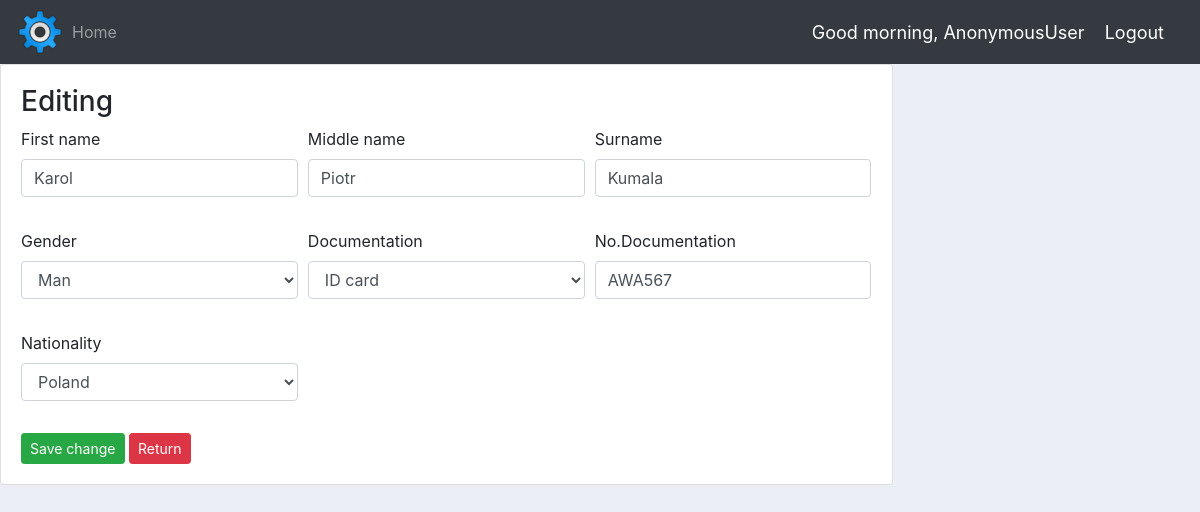
Screenshot of /emp_show/22/edit_general_inf with the database file from the repository.
### payroll_app/models.py (models this page shows, shortened)
class Employee_Variable_Unconstant(models.Model):
	gender = [
		('Woman', 'Woman'),
		('Man', 'Man'),
	]
	doc = [
		('Passport', 'Passport'),
		('ID card', 'ID card'),
		('Other', 'Other'),
		('Driving license', 'Driving license'),
	]
	country=list()
	countries= Countries.objects.all()
	for i in countries:
		country.append(i.en)
	countries_zip=zip(country,country)
	id_employee = models.OneToOneField(Employee_Variable_Constant,
									   on_delete=models.CASCADE, primary_key=True
									)
	name1 =  models.CharField(max_length=50)
	name2 =  models.CharField(max_length=50,null=True,blank=True)
	surname =  models.CharField(max_length=50)
	gender = models.CharField(max_length=200, choices=gender)
	doc = models.CharField(max_length=200, choices=doc)
	nr_doc = models.CharField(max_length=50)
	nationality = models.CharField(max_length=100, choices=countries_zip)
	date_of_entry = models.DateTimeField(auto_now=True)

### payroll_app/views.py (the view, shortened to what this page needs)
# urls.py: path('emp_show/<str:pk>/edit_general_inf', edit_general_inf, name="edit_general_inf"),
def edit_general_inf(request, pk):
	emp_var_uncon = Employee_Variable_Unconstant.objects.get(id_employee=pk)
	emp_var_uncon_arc = Employee_Variable_Unconstant.objects.get(id_employee=pk)
	emp_var_uncon_form = Employee_edit_form(instance=emp_var_uncon)
	context = {
		'emp_var_uncon_form': emp_var_uncon_form,
	}
	return render(request, 'edit_employee_uncon.html',context)

### payroll_app/forms.py
class Employee_edit_form(ModelForm):
	class Meta:
		model = Employee_Variable_Unconstant
		fields = ['name1','name2','surname','gender','doc','nr_doc','nationality']
		widgets = {
			'name1': forms.TextInput(attrs={'class': 'form-control'}),
			'name2': forms.TextInput(attrs={'class': 'form-control'}),
			'surname': forms.TextInput(attrs={'class': 'form-control'}),
			'gender': forms.Select(attrs={'class': 'form-control'}),
			'doc': forms.Select(attrs={'class': 'form-control'}),
			'nr_doc': forms.TextInput(attrs={'class': 'form-control'}),
			'nationality': forms.Select(attrs={'class': 'form-control'}),
		}

### template/edit_employee_uncon.html (shortened to what this page needs)
{% extends 'main.html' %}
{% load static %}
{% block content %}
<div class="row">
		<div class="col-md-9">
			<div class="card card-body">
				<h3>Editing</h3>
				<form action="" method="POST">
				  <div class="form-row">
				    <div class="form-group col-md-4">
				      <label for="inputEmail4">First name</label>
				      <div>
					      <div class="input-group mb-0">
					      	{{emp_var_uncon_form.name1}}
					      </div>
				      </div>
				    </div>
				    <div class="form-group col-md-4">
				      <label for="inputPassword4">Middle name</label>
				      <div class="input-group mb-3">
				      	{{emp_var_uncon_form.name2}}
				      </div>
				    </div>
				    <div class="form-group col-md-4">
				      <label for="inputEmail4">Surname</label>
				      <div class="input-group mb-3">
				      	{{emp_var_uncon_form.surname}}
				      </div>
				    </div>
				  </div>
				  <div class="form-row">
				    <div class="form-group col-md-4">
				      <label for="inputEmail4">Gender</label>
				      <div class="input-group mb-3">
				      	{{emp_var_uncon_form.gender}}
				      </div>
				    </div>
				    <div class="form-group col-md-4">
				      <label for="inputEmail4">Documentation</label>
				      <div class="input-group mb-3">
				      	{{emp_var_uncon_form.doc}}
				      </div>
				    </div>
				    <div class="form-group col-md-4">
				      <label for="inputEmail4">No.Documentation</label>
				      <div class="input-group mb-3">
				      	{{emp_var_uncon_form.nr_doc}}
				      </div>
				    </div>
				  </div>
				  <div class="form-row">
				    <div class="form-group col-md-4">
				      <label for="inputPassword4">Nationality</label>
				      <div class="input-group mb-3">
				      	{{emp_var_uncon_form.nationality}}
				      </div>
				    </div>
				  </div>
				  <input class="btn btn-sm btn-success" type="submit" name="Save change" value='Save change'>
				  <input class="btn btn-sm btn-danger" type="submit" name="Return" value='Return'>
				</form>
			</div>
		</div>
</div>
{% endblock %}

### static/css/main.css (style rules this page uses)
body { background-color: #ebeff5; }

### rows the page displays
Employee_Variable_Unconstant: name1 "Karol", name2 "Piotr", surname "Kumala", gender "Man", doc "ID card", nr_doc "AWA567", nationality "Poland"

### other values shown
{{ request.user }} "AnonymousUser"
